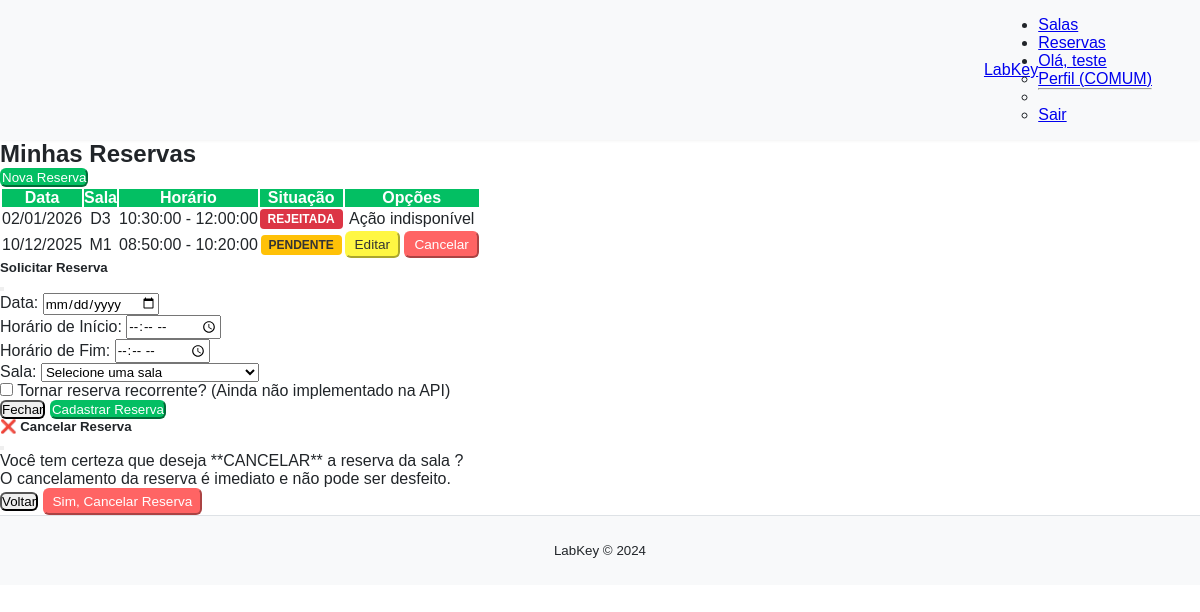
Page /reservas (signed in) on the earlier database version.
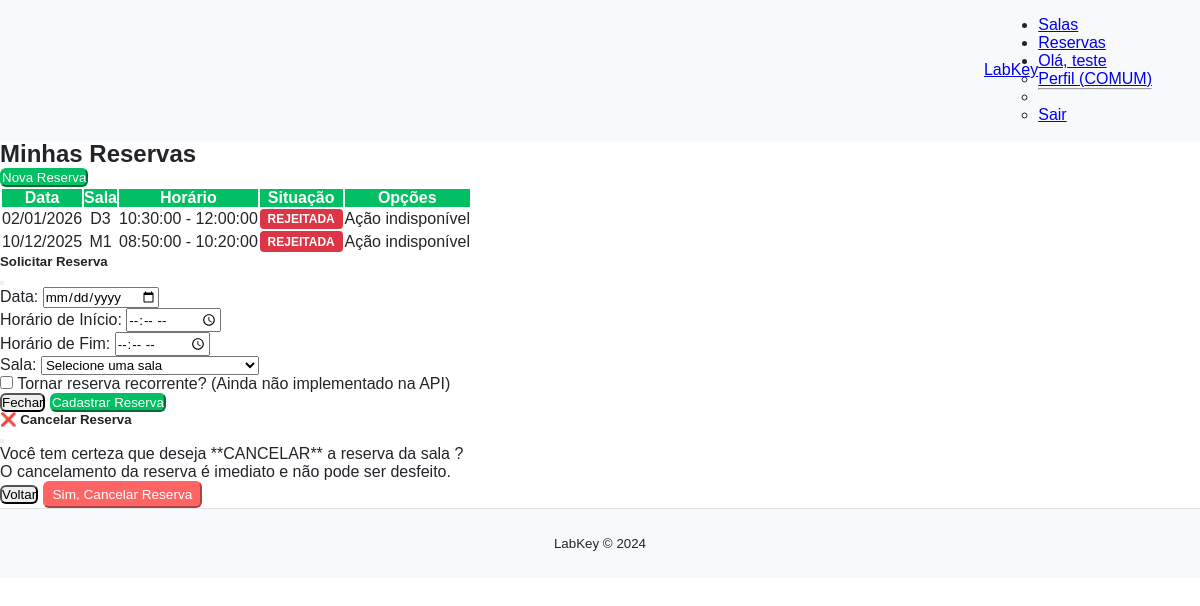
Same page on the later database version.
### models/models.py (models this page shows)
class ReservaBase(SQLModel):
    data: date = Field(description="Data da reserva")
    hora_inicio: time = Field(description="Hora de início")
    hora_fim: time = Field(description="Hora de término")
    status: StatusReserva = Field(default=StatusReserva.PENDENTE, description="Status atual da reserva")

class Reserva(ReservaBase, table=True):
    id: Optional[int] = Field(default=None, primary_key=True)
    usuario_id: int = Field(foreign_key="usuario.id")
    sala_id: int = Field(foreign_key="sala.id")
    usuario: Optional[Usuario] = Relationship(back_populates="reservas")
    sala: Optional[Sala] = Relationship(back_populates="reservas")

class SalaBase(SQLModel):
    nome: str = Field(unique=True, index=True, description="Nome identificador da sala")
    descricao: Optional[str] = Field(default=None, description="Descrição da sala")
    capacidade: int = Field(description="Capacidade máxima de pessoas")
    localizacao: Optional[str] = Field(default=None, description="Localização física da sala") # Opcional
    recursos: Optional[str] = Field(default=None, description="Equipamentos ou recursos disponíveis") # Opcional

class Sala(SalaBase, table=True):
    id: Optional[int] = Field(default=None, primary_key=True)
    reservas: List["Reserva"] = Relationship(back_populates="sala")

### main.py (the view)
@app.get("/reservas", summary="Página de Reservas (Unificada)")
def reservas_page(request: Request, session: Session = Depends(get_session)):
    if "usuario_id" not in request.session:
        return RedirectResponse(url="/login", status_code=status.HTTP_303_SEE_OTHER)
    nome = request.session.get("nome")
    tipo = request.session.get("tipo_usuario") # Tipo é 'COMUM' ou 'ADMINISTRADOR'
    usuario_id = request.session.get("usuario_id")
    if tipo == TipoUsuario.ADMINISTRADOR.value:
        reservas_exibidas = session.exec(
            select(Reserva).order_by(Reserva.data.desc())
        ).all()
    else:
        reservas_exibidas = session.exec(
            select(Reserva).where(Reserva.usuario_id == usuario_id).order_by(Reserva.data.desc())
        ).all()
    salas = session.exec(select(Sala)).all()
    return templates.TemplateResponse(
        "reservas.html",
        {
            "request": request,
            "nome": nome,
            "tipo_usuario": tipo,
            "todas_as_reservas": reservas_exibidas,
            "salas_disponiveis": salas,
        }
    )

### templates/reservas.html (shortened to what this page needs)
{% extends "base_dashboard.html" %}
{% block content %}
<div class="container my-5">
    <h2 class="text-center mb-5">
        {% if tipo_usuario == 'ADMINISTRADOR' %}
            Gerenciamento de Todas as Reservas
        {% else %}
            Minhas Reservas
        {% endif %}
    </h2>
    <div class="d-flex justify-content-end mb-4">
        <button
            class="btn btn-nova-reserva"
            type="button"
            data-coreui-toggle="modal"
            data-coreui-target="#modalCadastroReserva"
        >
             Nova Reserva
        </button>
    </div>
    <div class="table-responsive">
        <table class="table table-bordered table-hover">
            <thead>
                <tr>
                    <th scope="col">Data</th>
                    <th scope="col">Sala</th>
                    <th scope="col">Horário</th>
                    <th scope="col">Situação</th>
                    <th scope="col">Opções</th>
                </tr>
            </thead>
            <tbody>
                {% for reserva in todas_as_reservas %}
                <tr>
                    <td>{{ reserva.data | date_format('%d/%m/%Y') }}</td>
                    <td>{{ reserva.sala.nome }}</td>
                    <td>{{ reserva.hora_inicio }} - {{ reserva.hora_fim }}</td>
                    <td>
                        {% set status_string = reserva.status.value | default(reserva.status) %}
                        <span class="status-badge status-{{ status_string | lower }}">
                            {{ status_string | upper }}
                        </span>
                    </td>
                    <td>
                        {% if tipo_usuario == 'ADMINISTRADOR' %}
                            {% if reserva.status.value == 'Pendente' %}
                                <button
                                    class="btn btn-aprovar btn-status-admin"
                                    type="button"
                                    data-reserva-id="{{ reserva.id }}"
                                    data-novo-status="Aprovada"
                                >
                                    Aprovar
                                </button>
                                <button
                                    class="btn btn-rejeitar btn-status-admin"
                                    type="button"
                                    data-reserva-id="{{ reserva.id }}"
                                    data-novo-status="Rejeitada"
                                >
                                    Rejeitar
                                </button>
                            {% elif reserva.status.value == 'Aprovada' %}
                                <button
                                    class="btn btn-rejeitar btn-status-admin"
                                    type="button"
                                    data-reserva-id="{{ reserva.id }}"
                                    data-novo-status="Rejeitada"
                                >
                                    Rejeitar
                                </button>
                            {% else %}
                                <span class="text-muted">Status Finalizado</span>
                            {% endif %}
                        {% else %}
                            {% if reserva.status.value == 'Pendente' or reserva.status.value == 'Aprovada' %}
                                <button
                                    class="btn btn-editar-reserva"
                                    type="button"
                                    data-reserva-id="{{ reserva.id }}"
                                    data-reserva-data="{{ reserva.data }}"
                                    data-reserva-inicio="{{ reserva.hora_inicio }}"
                                    data-reserva-fim="{{ reserva.hora_fim }}"
                                    data-reserva-sala-id="{{ reserva.sala.id }}"
                                    data-coreui-toggle="modal"
                                    data-coreui-target="#modalCadastroReserva"
                                >
                                    Editar
                                </button>
                                <button
                                    class="btn btn-cancelar-reserva"
                                    type="button"
                                    data-reserva-id="{{ reserva.id }}"
                                    data-reserva-nome="{{ reserva.sala.nome }}"
                                    data-coreui-toggle="modal"
                                    data-coreui-target="#modalCancelamento"
                                >
                                    Cancelar
                                </button>
                            {% else %}
                                <span class="text-muted">Ação indisponível</span>
                            {% endif %}
                        {% endif %}
                    </td>
                </tr>
                {% endfor %}
            </tbody>
        </table>
    </div>
    <div
        class="modal fade"
        id="modalCadastroReserva"
        tabindex="-1"
        aria-labelledby="modalCadastroReservaLabel"
        aria-hidden="true"
    >
        <div class="modal-dialog">
            <div class="modal-content">
                <form id="formReserva" data-reserva-id="">
                    <div class="modal-header">
                        <h5 class="modal-title" id="modalCadastroReservaLabel">
                            Solicitar Reserva
                        </h5>
                        <button
                            class="btn-close"
                            type="button"
                            data-coreui-dismiss="modal"
                            aria-label="Fechar"
                        ></button>
                    </div>
                    <div class="modal-body">
                        <div class="mb-3">
                            <label for="reservaData" class="form-label">Data:</label>
                            <input
                                class="form-control"
                                id="reservaData"
                                name="data"
                                type="date"
                                required
                            />
                        </div>
                        <div class="row">
                            <div class="col-6 mb-3">
                                <label for="horaInicio" class="form-label">Horário de Início:</label>
                                <input
                                    class="form-control"
                                    id="horaInicio"
                                    name="hora_inicio"
                                    type="time"
                                    required
                                />
                            </div>
                            <div class="col-6 mb-3">
                                <label for="horaFim" class="form-label">Horário de Fim:</label>
                                <input
                                    class="form-control"
                                    id="horaFim"
                                    name="hora_fim"
                                    type="time"
                                    required
                                />
                            </div>
                        </div>
                        <div class="mb-3">
                            <label for="salaId" class="form-label">Sala:</label>
                            <select class="form-control" id="salaId" name="sala_id" required>
                                <option value="" disabled selected>Selecione uma sala</option>
                            </select>
                        </div>
                        <div class="form-check mb-3">
                            <input
                                class="form-check-input"
                                id="reservaRecorrente"
                                name="recorrente"
                                type="checkbox"
                            />
                            <label class="form-check-label" for="reservaRecorrente">
                                Tornar reserva recorrente? (Ainda não implementado na API)
                            </label>
                        </div>
                    </div>
                    <div class="modal-footer">
                        <button
                            class="btn btn-secondary"
                            type="button"
                            data-coreui-dismiss="modal"
                        >
                            Fechar
                        </button>
                        <button class="btn save-btn" type="submit" id="btnSalvarReserva">
                            Cadastrar Reserva
                        </button>
                    </div>
                </form>
            </div>
        </div>
    </div>
    <div class="modal fade" id="modalCancelamento" tabindex="-1" aria-labelledby="modalCancelamentoLabel" aria-hidden="true">
        <div class="modal-dialog">
            <div class="modal-content">
                <div class="modal-header bg-danger text-white">
                    <h5 class="modal-title" id="modalCancelamentoLabel">❌ Cancelar Reserva</h5>
                    <button class="btn-close btn-close-white" type="button" data-coreui-dismiss="modal" aria-label="Fechar"></button>
                </div>
                <div class="modal-body">
                    <p>Você tem certeza que deseja **CANCELAR** a reserva da sala <strong id="nomeSalaCancelamento"></strong>?</p>
                    <p class="text-danger">O cancelamento da reserva é imediato e não pode ser desfeito.</p>
                </div>
                <div class="modal-footer">
                    <button class="btn btn-secondary" type="button" data-coreui-dismiss="modal">Voltar</button>
                    <button class="btn btn-cancelar-reserva" type="button" id="confirmarCancelamento">Sim, Cancelar Reserva</button>
                </div>
            </div>
        </div>
    </div>
</div>
{% endblock %}

### templates/base_dashboard.html (shortened to what this page needs)
<!DOCTYPE html>
<html lang="pt-BR">
  <head>
    <link
      href="https://cdn.jsdelivr.net/npm/@coreui/coreui@5.4.3/dist/css/coreui.min.css"
      rel="stylesheet"
    />
    <link rel="stylesheet" href="/static/css/style.css" />
  </head>
  <body>
    <div class="dsbd-container">
      <nav class="dsbd-nav navbar navbar-expand-lg">
        <a class="navbar-brand" href="/dashboard">LabKey</a>
        <ul class="navbar-nav ms-auto">
          <li class="nav-item"><a class="nav-link" href="/salas">Salas</a></li>
          <li class="nav-item">
            <a class="nav-link" href="/reservas">Reservas</a>
          </li>
          {% if nome %}
          <li class="nav-item dropdown">
            <a class="nav-link dropdown-toggle" href="#" id="navbarDropdown" role="button" data-coreui-toggle="dropdown" aria-expanded="false">
              Olá, {{ nome.split(' ')[0] }}
            </a>
            <ul class="dropdown-menu dropdown-menu-end" aria-labelledby="navbarDropdown">
              <li><a class="dropdown-item" href="#">Perfil ({{ tipo_usuario }})</a></li>
              <li><hr class="dropdown-divider"></li>
              <li><a class="dropdown-item" href="/logout">Sair</a></li>
            </ul>
          </li>
          {% else %}
          <li class="nav-item">
            <a class="btn btn-outline-danger ms-3" href="/logout">Sair</a>
          </li>
          {% endif %}
        </ul>
      </nav>
      <main class="dsbd-main container py-4">
        {% block content %}{% endblock %}
      </main>
      <footer class="dsbd-footer text-center py-3 mt-auto">
        <small>LabKey &copy; 2024</small>
      </footer>
    </div>
  </body>
</html>

### static/css/style.css (style rules this page uses)
:root { --color-primary: #03bf63; --color-primary-dark: #00944c; --color-text-dark: #212529; --color-text-muted: #6c757d; --color-background-light: #ffffff; --color-background-gray: #f8f9fa; --color-border: #dee2e6; --font-family-main: "Lexend", sans-serif; --font-size-base: 1rem; --spacing-xs: 4px; --spacing-sm: 8px; --spacing-md: 16px; --spacing-lg: 32px; --spacing-xl: 48px; --radius-sm: 4px; --radius-md: 8px; }
* { margin: 0; padding: 0; box-sizing: border-box; font-family: var(--font-family-main); }
html, body { width: 100%; min-height: 100vh; background-color: var(--color-background-light); color: var(--color-text-dark); }
.btn { border-radius: 0.375rem; }
.index-container, .dsbd-container { display: flex; flex-direction: column; width: 100%; min-height: 100vh; }
.index-nav, .dsbd-nav { display: flex; flex-direction: row; justify-content: flex-end; align-items: center; padding: var(--spacing-md) var(--spacing-lg); background-color: var(--color-background-light); box-shadow: 0 1px 3px rgba(0, 0, 0, 0.05); }
.dsbd-nav { background-color: var(--color-background-gray); padding: var(--spacing-md) var(--spacing-xl); }
.index-footer, .dsbd-footer { display: flex; justify-content: center; align-items: center; background-color: var(--color-background-gray); height: 70px; border-top: 1px solid var(--color-border); }

### templates/reservas.html (style rules this page uses)
.table thead th { background-color: #03bf63; color: white; text-align: center; vertical-align: middle; }
.table tbody td { vertical-align: middle; text-align: center; }
.btn-nova-reserva { background-color: #03bf63; color: white; border-color: #03bf63; transition: transform 0.2s; }
.status-badge { display: inline-block; padding: .35em .65em; font-size: 75%; font-weight: 700; line-height: 1; text-align: center; white-space: nowrap; vertical-align: baseline; border-radius: .25rem; }
.status-cancelada, .status-rejeitada { background-color: #dc3545; color: white; }
.btn-cancelar-reserva { background-color: #ff6464; color: white; border-color: #ff6464; font-size: 0.85rem; padding: 0.25rem 0.5rem; }
.modal-footer .save-btn { background-color: #03bf63; border-color: #03bf63; color: white; }

Differences in the rows shown:
changed Reserva (number 2 of 2 on the later page): status "PENDENTE" → "REJEITADA"; status "Editar Cancelar" → "Ação indisponível"
